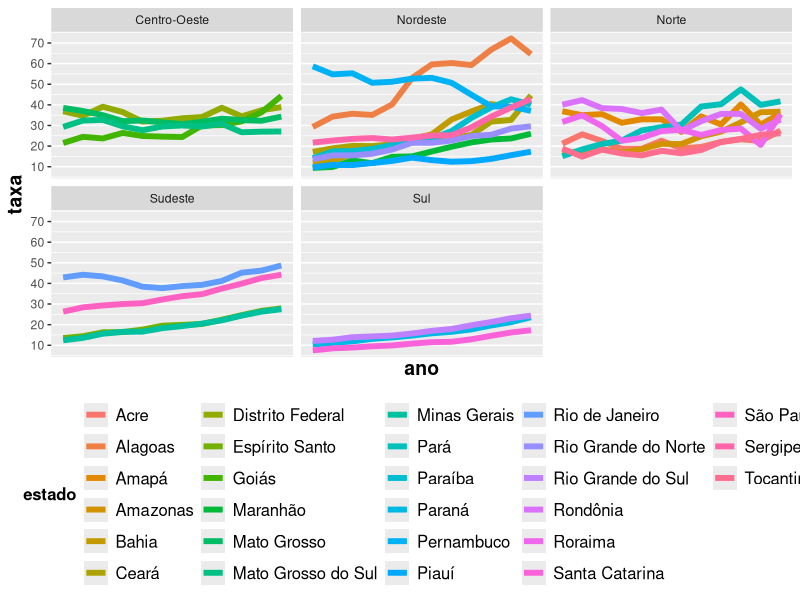
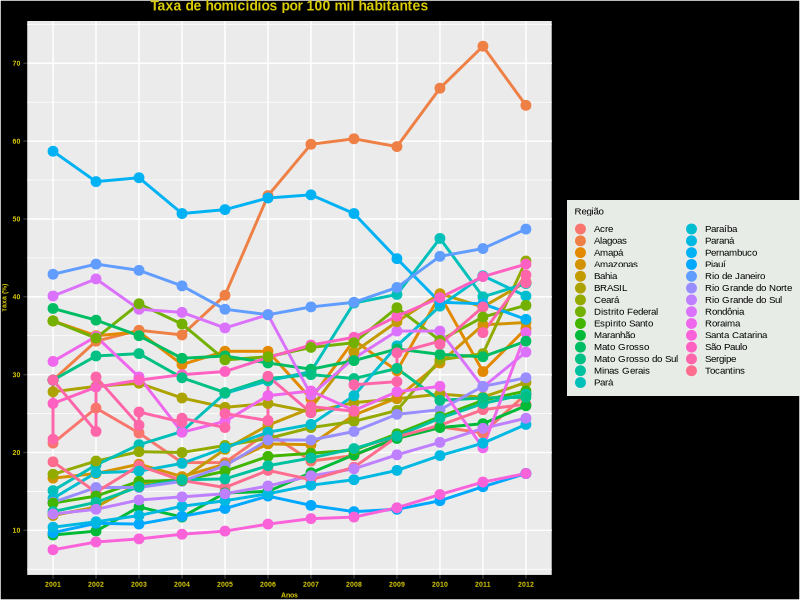
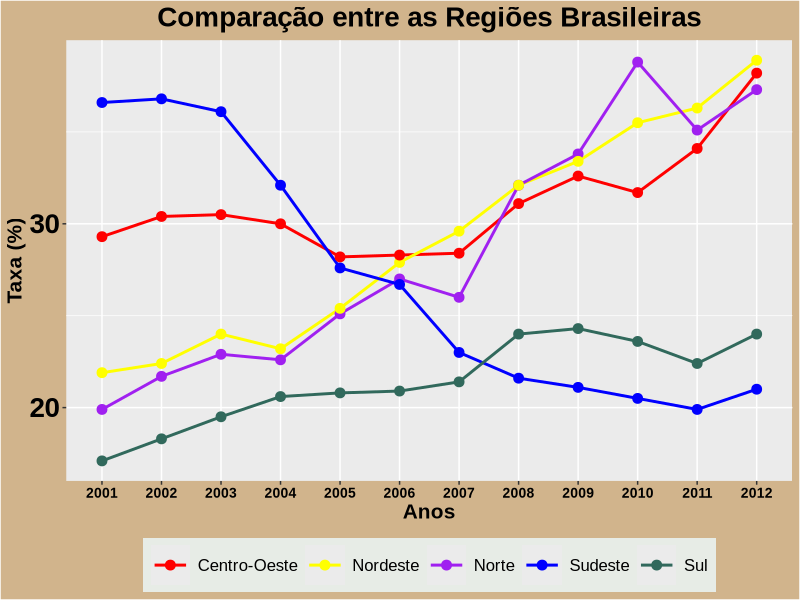
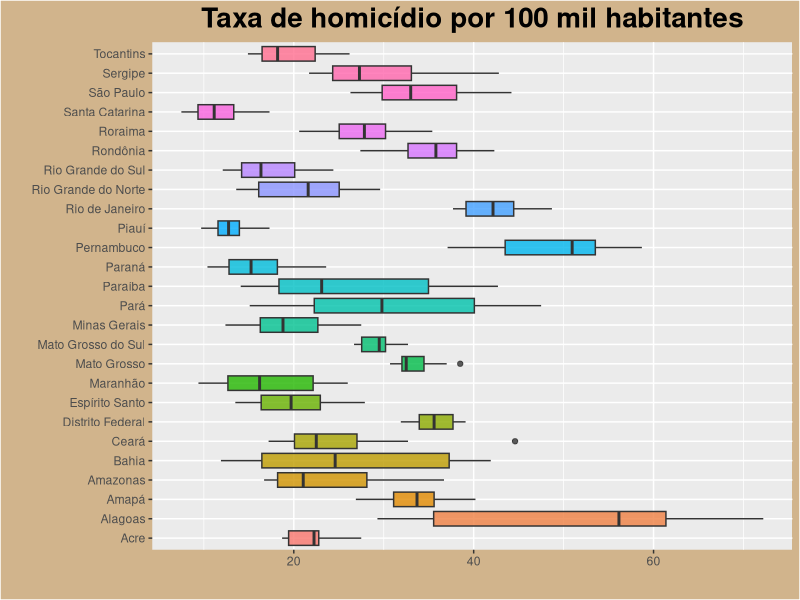
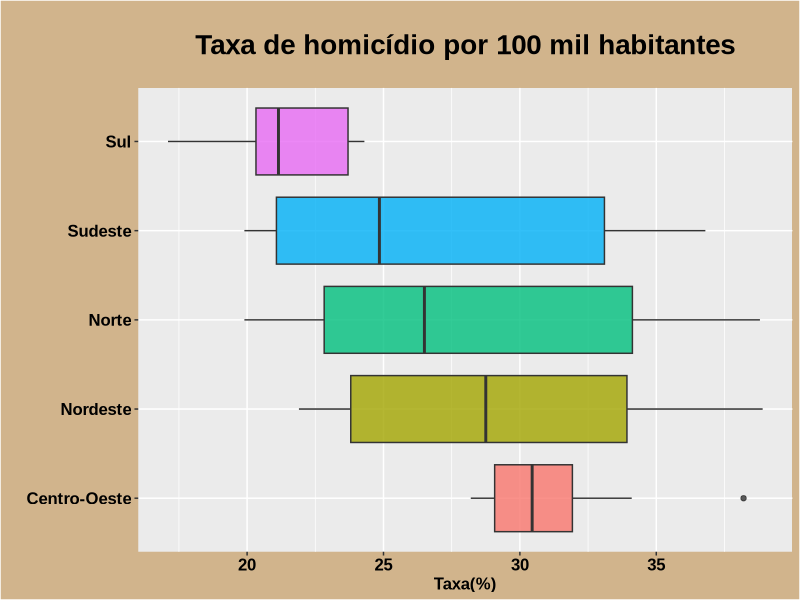
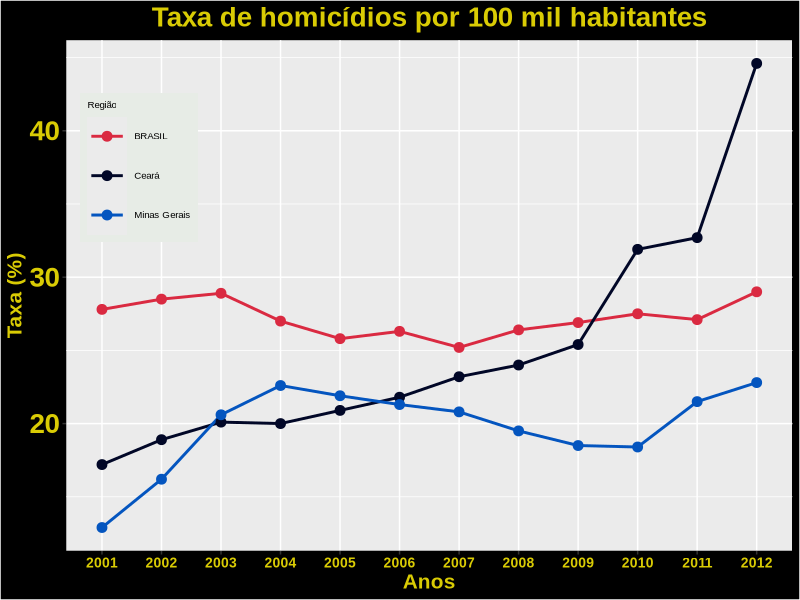
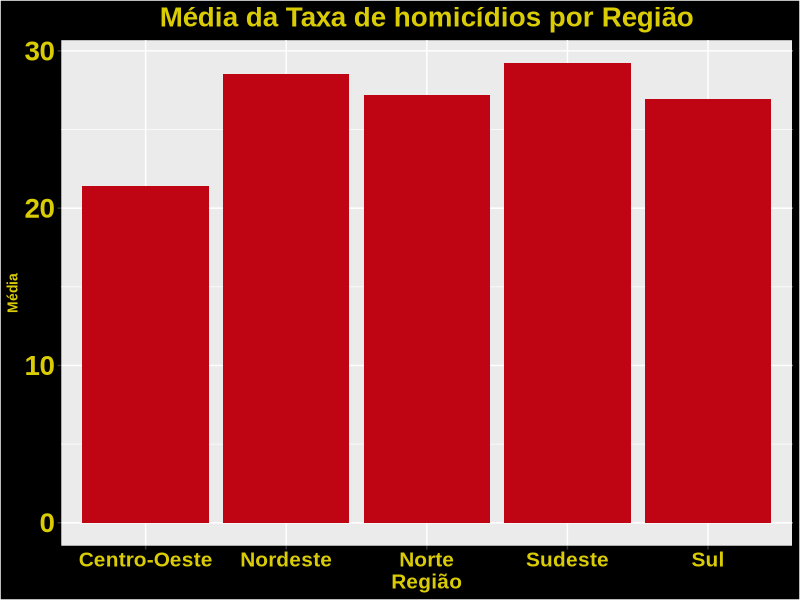
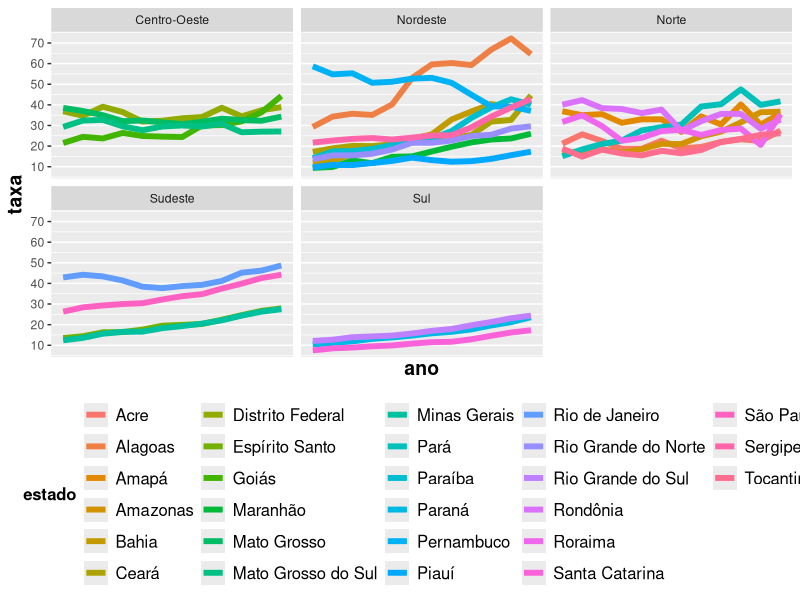

Reproduce these figures in R, in order.
## ---- chunk 1
library(ggplot2)
library(readr)
library(readxl)
library(dplyr)
library(tidyverse)
## ---- chunk 2
dados_estados <- read_excel("dados_estados.csv")
dados_ce_mg <- read_excel("dados_ce_mg.csv")
dados_regiao <- read_excel("dados_regiao.csv")
dados_estados_regiao <- read_excel("dados_estados_regiao.csv")
resumo <- read_excel("medidas_resumo.csv")
## ---- chunk 3

# Criação do gráfico principal
p <- ggplot(data = dados_estados_regiao, aes(x = ano, y = taxa, color = estado)) +
  geom_line(size = 2) +
  scale_x_discrete() +
  scale_y_continuous(breaks = seq(0, 100, 10)) +
  facet_wrap(~ regiao, scales = "free_x") +
  theme(legend.position = "bottom",
        axis.title = element_text(size = 14, face = "bold"),
        legend.text = element_text(size = 12),
        legend.title = element_text(size = 12, face = "bold"))
p 
# Salva o gráfico
ggsave("facetwrap.png", p, limitsize = FALSE, dpi = 300)


## ---- chunk 4
ggplot(dados_estados, aes(x = as.character(ano), y = taxa, color = regiao, group = regiao)) +
  geom_line(size = 1.0) + geom_point(size = 3) +
  labs(x = "Anos", y = "Taxa (%)", title = "Taxa de homicídios por 100 mil habitantes", color = "Região") +
  scale_x_discrete() + scale_y_continuous(breaks = seq(0, 100, 10)) +
  theme(
    plot.margin = margin(0.01, 0.01, 0.01, 0.04, "cm"),
    plot.title = element_text(hjust = 0.5, size = 10, family = "Arial", face = "bold", color = "#D9CB04"),
    plot.background = element_rect(fill = "black"),
    axis.title = element_text(hjust = 0.5, size = 5, family = "Arial", face = "bold", color = "#D9CB04"),
    axis.text.y = element_text(size = 5, family = "Arial", face = "bold", color = "#D9CB04"),
    axis.title.y = element_text(size = 5, family = "Arial", face = "bold", color= "#D9CB04"),
    axis.text.x = element_text(size = 5, family = "Arial", face = "bold", color = "#D9CB04"),
    legend.position = "right",
    legend.title = element_text(size = 7, family = "Arial"),
    legend.text = element_text(size = 7, family = "Arial"),
    legend.background = element_rect(fill = "#E7ECE6"),
    legend.key.size = unit(0.1, "mm")
  )

## ---- chunk 5
dados_regiao$taxa <- as.numeric(dados_regiao$taxa)

ggplot(dados_regiao, aes(x = as.character(ano), y = taxa, color = regiao, group = regiao)) +
  geom_line(size = 1.0) + geom_point(size = 3) +
  labs(x = "Anos", y = "Taxa (%)", title = "Comparação entre as Regiões Brasileiras", color = "Região") +
  scale_color_manual(values = c("red", "yellow", "purple", "blue", "#31695C")) +
  scale_x_discrete() + scale_y_continuous(breaks = seq(0, 100, 10)) +
  theme(
    plot.title = element_text(hjust = 0.5, size = 20, family = "Arial", face = "bold", color = "black"),
    plot.background = element_rect(fill = "#D1B48C"),
    axis.title = element_text(hjust = 0.5, size = 15, family = "Arial", face = "bold", color = "black"),
    axis.text.y = element_text(size = 20, family = "Arial", face = "bold", color = "black"),
    axis.title.y = element_text(size = 15, family = "Arial", face = "bold", color = "black"),
    axis.text.x = element_text(size = 10, family = "Arial", face = "bold", color = "black"),
    legend.position = "bottom",  # Posiciona a legenda abaixo do gráfico
    legend.title = element_blank(),  # Remove o título da legenda
    legend.text = element_text(size = 12, family = "Arial"),
    legend.background = element_rect(fill = "#E7ECE6"),
    legend.key.size = unit(10, "mm")
  )

ggsave(filename = "grafico_linha_regioes.png")


## ---- chunk 6
dados_filtrados <- dados_estados %>%
  filter(regiao != "BRASIL")

ggplot(dados_filtrados, aes(x = regiao, y = taxa, fill = regiao)) +
  geom_boxplot(size = 0.5, alpha = 0.8) +
  labs(title = "Taxa de homicídio por 100 mil habitantes", x = "", y = "") +
  coord_flip() +
  guides(fill = FALSE) +
  theme(plot.title = element_text(hjust = 0.5, size = 20, face = "bold"),
        axis.title.x = element_text(size = 15, face = "bold"),
        axis.title.y = element_text(size = 15, color = "black", face = "bold"),
        plot.background = element_rect(fill = "#D1B48C"))

ggsave(filename = "boxplot5.png")


## ---- chunk 7
ggplot(dados_regiao, aes(x = regiao, y = taxa, fill = regiao)) +
  geom_boxplot(size = 0.5, alpha = 0.8) +
  labs(title = "Taxa de homicídio por 100 mil habitantes", x = "", y = "Taxa(%)") + 
  theme(
    plot.background = element_rect(fill = "#D1B48C"),
    plot.title = element_text(hjust = 0.5, size = 20, family = "Arial", face = "bold", color = "black", margin = margin(20, 0, 20, 0)),  # Ajusta o tamanho do título e adiciona margem superior
    axis.title.x = element_text(size = 12, family = "Arial", face = "bold", color = "black"),
    axis.title.y = element_text(size = 12, family = "Arial", face = "bold", color = "black"),
    axis.text = element_text(size = 12, family = "Arial", face = "bold", color = "black"),
    legend.position = "none"
  ) +
  coord_flip()

ggsave(filename = "boxplot.png")
## ---- chunk 8
dados_ce_mg$taxa <- as.numeric(dados_ce_mg$taxa)

ggplot(dados_ce_mg, aes(x = as.character(ano), y = taxa, color = regiao, group = regiao)) +
  geom_line(size = 1.0) + geom_point(size = 3) +
  labs(x = "Anos", y = "Taxa (%)", title = "Taxa de homicídios por 100 mil habitantes", color = "Região") +
  scale_x_discrete() + scale_y_continuous(breaks = seq(0, 100, 10)) +
  scale_color_manual(values = c("#DA2A41", "#010727", "#0455BF")) +
  theme(
    plot.title = element_text(hjust = 0.5, size = 20, family = "Arial", face = "bold", color = "#D9CB04"),
    plot.background = element_rect(fill = "black"),
    axis.title = element_text(hjust = 0.5, size = 15, family = "Arial", face = "bold", color = "#D9CB04"),
    axis.text.y = element_text(size = 20, family = "Arial", face = "bold", color = "#D9CB04"),
    axis.title.y = element_text(size = 15, family = "Arial", face = "bold", color= "#D9CB04"),
    axis.text.x = element_text(size = 10, family = "Arial", face = "bold", color = "#D9CB04"),
    legend.position = c(0.1, 0.75),
    legend.title = element_text(size = 7, family = "Arial"),
    legend.text = element_text(size = 7, family = "Arial"),
    legend.background = element_rect(fill = "#E7ECE6"),
    legend.key.size = unit(10, "mm")
  )
ggsave(filename = "grafico_linha.png")
## ---- chunk 9

dados <- data.frame(
  regiao = c("Norte", "Nordeste", "Sudeste", "Sul", "Centro-Oeste"),
  media = c(27.200000, 28.525000, 29.216667, 26.916667, 21.408333)
)

ggplot(dados, aes(x = regiao, y = media)) +
geom_bar(stat = "identity", fill = "#BF0413") +
labs(x = "Região", y = "Média", title = "Média da Taxa de homicídios por Região") +
theme(
    plot.title = element_text(hjust = 0.5, size = 20, family = "Arial", face = "bold", color = "#D9CB04"),
    plot.background = element_rect(fill = "black"),
    axis.title = element_text(hjust = 0.5, size = 15, family = "Arial", face = "bold", color = "#D9CB04"),
    axis.text.y = element_text(size = 20, family = "Arial", face = "bold", color = "#D9CB04"),
    axis.title.y = element_text(size = 10, family = "Arial", face = "bold", color= "#D9CB04"),
    axis.text.x = element_text(size = 15, family = "Arial", face = "bold", color = "#D9CB04"),
    legend.position = c(0.1, 0.75),
    legend.title = element_text(size = 7, family = "Arial"),
    legend.text = element_text(size = 7, family = "Arial"),
    legend.background = element_rect(fill = "#E7ECE6"),
    legend.key.size = unit(10, "mm")
  )
ggsave(filename = "grafico_media_vermeho.png")

